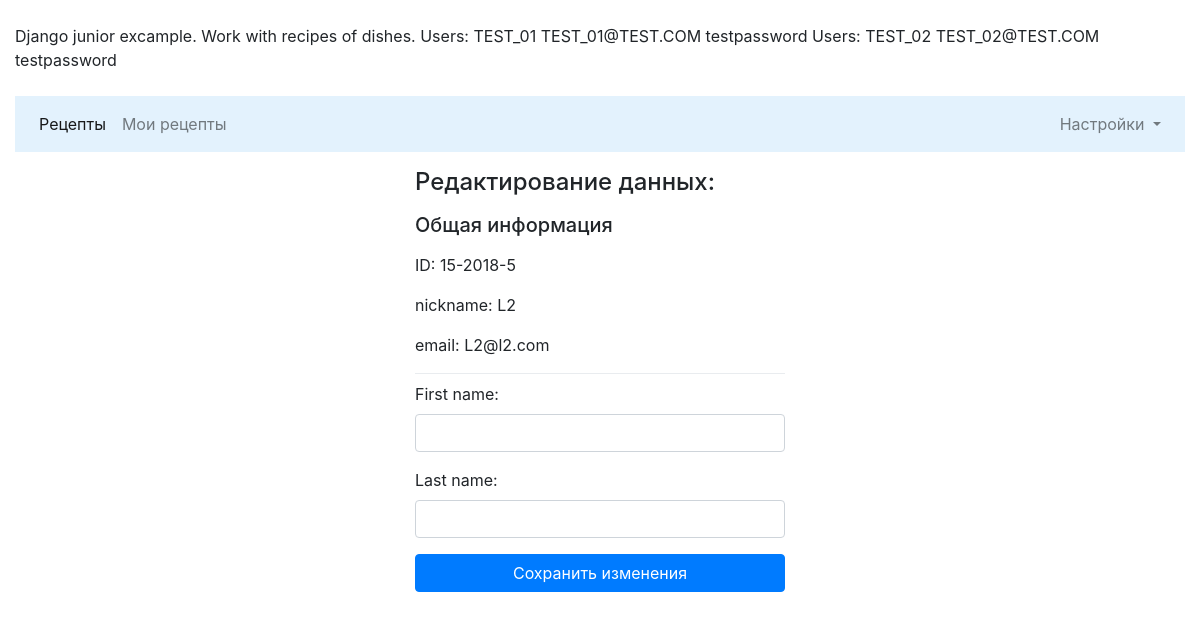
The page /auth/room/ (signed in) on the database its author committed.
### usersapp/models.py (models this page shows, shortened)
class RecipesUser(AbstractUser):
    user_id = models.CharField(
        verbose_name = 'персональный идентификатор',
        max_length = 50,
        default = -1,
        unique = True,
        blank=False)
    nickname = models.CharField(
        verbose_name = 'никнейм',
        max_length=50,
        unique = True,
        blank=False)
    not_delete = models.BooleanField(
        verbose_name = 'не удаляется',
        default=False)
    USERNAME_FIELD = 'nickname'
    class Meta():
        ordering = ['user_id','username']

### usersapp/views.py (the view)
@add_userdata_to_context
@login_required
def room(request, *args, **kwargs):
    user = request.user
    if request.method == "POST":
        form = ChangeForm(data=request.POST, instance=user)
        if form.is_valid():
            user = form.save()
            return HttpResponseRedirect('main')
        else:
            room.context.update({
                'form': form,
                'form_title': 'Редактирование данных'
            })
            return render_to_response('usersapp/room.html', room.context)
    else:
        form = ChangeForm(instance=user)
        room.context.update({
            'form': form,
            'form_title': 'Редактирование данных'
        })
        return render(request, "usersapp/room.html", room.context)

### usersapp/forms.py
class ChangeForm(forms.ModelForm):
    class Meta:
        model = RecipesUser
        fields = [
            'first_name',
            'last_name',
            ]
    def __init__(self, *args, **kwargs):
        super(ChangeForm, self).__init__(*args, **kwargs)
        add_form_control_class(self.fields)

### usersapp/forms.py (called while the page is built)
def add_form_control_class(fields):
    for _, field in fields.items():
        field.widget.attrs['class'] = "form-control"

### usersapp/templates/usersapp/room.html (shortened to what this page needs)
﻿{% extends 'recipesapp/main.html' %}
{% load staticfiles %}
{% block center %}
<div class="row">
	<div class="col-md-4"></div>
	<div class="col-md-4">
		<p><h4>{{form_title}}:</h4></p>
		<p  class="text-center"><h5>Общая информация</h5></p>
		<p>ID: {{user.user_id}}</p>
		<p>nickname: {{user.nickname}}</p>
		<p>email: {{user.email}}</p>
		<div class="dropdown-divider"></div>
		<form class="form-signin" action="{% url 'auth:room' %}" method="post">
			{% for item in form %}
			<div class="form-group">
				<label for="{{item.label}}">{{item.label}}:</label>
				{{ item }}
			</div>
			{% endfor %}
			<button class="btn btn-primary" style="width:100%">Сохранить изменения</button>
		</form>
	</div>
</div>
{% endblock %}

### rows shown on the page
RecipesUser: user_id "15-2018-5", nickname "L2", email "L2@l2.com"

### other values the page prints
{{ item.label }} "First name" "Last name"
